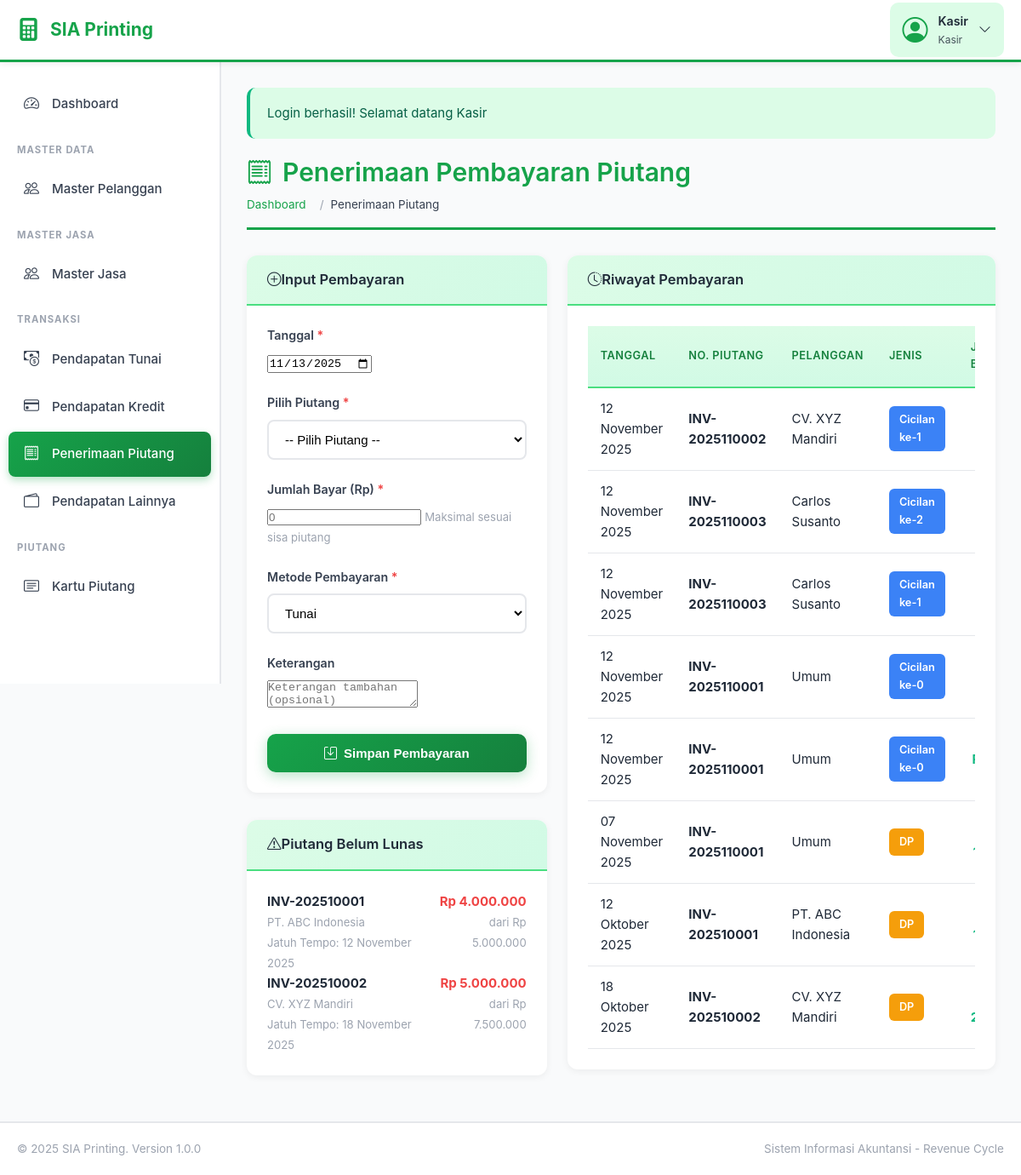
/penerimaan-piutang.php (signed in), run on the app's committed database.
### tables this page shows
CREATE TABLE `piutang` (
  `id_piutang` int(11) NOT NULL,
  `no_piutang` varchar(50) NOT NULL,
  `tanggal` date NOT NULL,
  `id_pelanggan` int(11) NOT NULL,
  `jenis_jasa` varchar(100) NOT NULL,
  `kategori` varchar(50) NOT NULL,
  `total` decimal(15,2) NOT NULL,
  `dibayar` decimal(15,2) DEFAULT 0.00,
  `sisa` decimal(15,2) NOT NULL,
  `jatuh_tempo` date NOT NULL,
  `syarat_kredit` varchar(100) DEFAULT 'Net 30',
  `status` enum('Belum Lunas','Lunas') DEFAULT 'Belum Lunas',
  `created_by` int(11) DEFAULT NULL,
  `created_at` timestamp NOT NULL DEFAULT current_timestamp()
);

CREATE TABLE `master_pelanggan` (
  `id_pelanggan` int(11) NOT NULL,
  `nama_pelanggan` varchar(100) NOT NULL,
  `alamat` text DEFAULT NULL,
  `telepon` varchar(20) DEFAULT NULL,
  `email` varchar(100) DEFAULT NULL,
  `created_at` timestamp NOT NULL DEFAULT current_timestamp()
);

CREATE TABLE `pembayaran_piutang` (
  `id_pembayaran` int(11) NOT NULL,
  `tanggal` date NOT NULL,
  `id_piutang` int(11) NOT NULL,
  `jumlah_bayar` decimal(15,2) NOT NULL,
  `is_dp` tinyint(1) DEFAULT 0,
  `cicilan_ke` int(11) DEFAULT 0,
  `metode_pembayaran` varchar(50) NOT NULL,
  `keterangan` text DEFAULT NULL,
  `created_by` int(11) DEFAULT NULL,
  `created_at` timestamp NOT NULL DEFAULT current_timestamp()
);

### penerimaan-piutang.php (the view, shortened to what this page needs)
<?php
require_once 'config.php';
$piutang_list = $conn->query("SELECT p.*, mp.nama_pelanggan,
                               (SELECT COUNT(*) FROM pembayaran_piutang WHERE id_piutang = p.id_piutang AND is_dp = 0) as jumlah_cicilan
                               FROM piutang p
                               LEFT JOIN master_pelanggan mp ON p.id_pelanggan = mp.id_pelanggan
                               WHERE p.status = 'Belum Lunas'
                               ORDER BY p.tanggal ASC");
$recent = $conn->query("SELECT pp.*, p.no_piutang, mp.nama_pelanggan,
                        CASE WHEN pp.is_dp = 1 THEN 'DP' ELSE CONCAT('Cicilan ke-', pp.cicilan_ke) END as jenis_bayar
                        FROM pembayaran_piutang pp
                        JOIN piutang p ON pp.id_piutang = p.id_piutang
                        LEFT JOIN master_pelanggan mp ON p.id_pelanggan = mp.id_pelanggan
                        ORDER BY pp.created_at DESC LIMIT 15");
include 'includes/header.php';
?>
<div class="page-title">
    <h1><i class="bi bi-receipt me-2"></i>Penerimaan Pembayaran Piutang</h1>
    <nav aria-label="breadcrumb">
        <ol class="breadcrumb">
            <li class="breadcrumb-item"><a href="dashboard.php">Dashboard</a></li>
            <li class="breadcrumb-item active">Penerimaan Piutang</li>
        </ol>
    </nav>
</div>
<div class="row">
    <div class="col-lg-5">
        <div class="card">
            <div class="card-header">
                <h5 class="mb-0"><i class="bi bi-plus-circle me-2"></i>Input Pembayaran</h5>
            </div>
            <div class="card-body">
                <form method="POST" action="" id="formBayar">
                    <div class="mb-3">
                        <label class="form-label">Tanggal <span class="text-danger">*</span></label>
                        <input type="date" name="tanggal" class="form-control"
                               value="<?php echo date('Y-m-d'); ?>" required>
                    </div>
                    <div class="mb-3">
                        <label class="form-label">Pilih Piutang <span class="text-danger">*</span></label>
                        <select name="id_piutang" id="selectPiutang" class="form-select" required>
                            <option value="">-- Pilih Piutang --</option>
                            <?php
                            $piutang_list->data_seek(0);
                            ?>
                        </select>
                    </div>
                    <div class="mb-3">
                        <label class="form-label">Jumlah Bayar (Rp) <span class="text-danger">*</span></label>
                        <input type="text" name="jumlah_bayar" id="jumlahBayar" class="form-control"
                               placeholder="0" required min="0" step="100">
                        <small class="text-muted">Maksimal sesuai sisa piutang</small>
                    </div>
                    <div class="mb-3">
                        <label class="form-label">Metode Pembayaran <span class="text-danger">*</span></label>
                        <select name="metode_pembayaran" class="form-select" required>
                            <option value="Tunai">Tunai</option>
                        </select>
                    </div>
                    <div class="mb-3">
                        <label class="form-label">Keterangan</label>
                        <textarea name="keterangan" class="form-control" rows="2"
                                  placeholder="Keterangan tambahan (opsional)"></textarea>
                    </div>
                    <button type="submit" class="btn btn-primary w-100">
                        <i class="bi bi-save me-2"></i>Simpan Pembayaran
                    </button>
                </form>
            </div>
        </div>
        <div class="card mt-4">
            <div class="card-header">
                <h5 class="mb-0"><i class="bi bi-exclamation-triangle me-2"></i>Piutang Belum Lunas</h5>
            </div>
            <div class="card-body">
                <?php
                $piutang_list->data_seek(0);
                if ($piutang_list->num_rows > 0):
                ?>
                    <div class="list-group">
                        <?php while ($p = $piutang_list->fetch_assoc()): ?>
                            <div class="list-group-item">
                                <div class="d-flex justify-content-between align-items-start">
                                    <div>
                                        <strong><?php echo $p['no_piutang']; ?></strong><br>
                                        <small class="text-muted"><?php echo $p['nama_pelanggan']; ?></small><br>
                                        <small class="text-muted">
                                            Jatuh Tempo: <?php echo format_tanggal($p['jatuh_tempo']); ?>
                                        </small>
                                    </div>
                                    <div class="text-end">
                                        <div class="fw-bold text-danger">
                                            <?php echo format_rupiah($p['sisa']); ?>
                                        </div>
                                        <small class="text-muted">
                                            dari <?php echo format_rupiah($p['total']); ?>
                                        </small>
                                    </div>
                                </div>
                            </div>
                        <?php endwhile; ?>
                    </div>
                <?php endif; ?>
            </div>
        </div>
    </div>
    <div class="col-lg-7">
        <div class="card">
            <div class="card-header">
                <h5 class="mb-0"><i class="bi bi-clock-history me-2"></i>Riwayat Pembayaran</h5>
            </div>
            <div class="card-body">
                <div class="table-responsive">
                    <table class="table table-hover">
                        <thead>
                            <tr>
                                <th>Tanggal</th>
                                <th>No. Piutang</th>
                                <th>Pelanggan</th>
                                <th>Jenis</th>
                                <th class="text-end">Jumlah Bayar</th>
                            </tr>
                        </thead>
                        <tbody>
                            <?php if ($recent->num_rows > 0): ?>
                                <?php while ($row = $recent->fetch_assoc()): ?>
                                    <tr>
                                        <td><?php echo format_tanggal($row['tanggal']); ?></td>
                                        <td><strong><?php echo $row['no_piutang']; ?></strong></td>
                                        <td><?php echo $row['nama_pelanggan']; ?></td>
                                        <td>
                                            <span class="badge <?php echo ($row['is_dp'] == 1) ? 'bg-warning' : 'bg-info'; ?>">
                                                <?php echo $row['jenis_bayar']; ?>
                                            </span>
                                        </td>
                                        <td class="text-end fw-bold text-success">
                                        </td>
                                    </tr>
                                <?php endwhile; ?>
                            <?php endif; ?>
                        </tbody>
                    </table>
                </div>
            </div>
        </div>
    </div>
</div>
<?php include 'includes/footer.php'; ?>

### assets/css/style.css (style rules this page uses)
* { margin: 0; padding: 0; box-sizing: border-box; }
:root { --primary-green: #16a34a; --dark-green: #15803d; --light-green: #4ade80; --very-light-green: #dcfce7; --accent-blue: #3b82f6; --dark-blue: #1e40af; --white: #ffffff; --off-white: #f9fafb; --light-gray: #e5e7eb; --medium-gray: #9ca3af; --dark-gray: #374151; --text-dark: #1f2937; --danger: #ef4444; --warning: #f59e0b; --success: #10b981; }
html, body { font-family: -apple-system, BlinkMacSystemFont, "Segoe UI", Roboto, "Helvetica Neue", Arial, sans-serif; background: var(--off-white); color: var(--text-dark); line-height: 1.6; font-size: 15px; }
body { min-height: 100vh; }
a { text-decoration: none; color: var(--primary-green); }
h1, h2, h3, h4, h5, h6 { font-weight: 600; line-height: 1.3; color: var(--text-dark); }
h1 { font-size: 2rem; }
h5 { font-size: 1.1rem; }
small { font-size: 0.875rem; }
.form-label { display: block; margin-bottom: 8px; font-weight: 600; color: var(--dark-gray); font-size: 0.95rem; }
.btn { padding: 14px 24px; border: none; border-radius: 10px; font-size: 1rem; font-weight: 600; cursor: pointer; transition: all 0.3s ease; display: inline-flex; align-items: center; justify-content: center; gap: 8px; text-align: center; }
.btn-primary { background: linear-gradient(135deg, var(--primary-green), var(--dark-green)); color: var(--white); width: 100%; box-shadow: 0 4px 15px rgba(22, 163, 74, 0.3); }
.page-title { margin-bottom: 30px; padding-bottom: 15px; border-bottom: 3px solid var(--primary-green); }
.page-title h1 { color: var(--primary-green); margin-bottom: 8px; display: flex; align-items: center; gap: 12px; }
.breadcrumb { display: flex; gap: 8px; font-size: 0.9rem; color: var(--medium-gray); list-style: none; }
.breadcrumb-item { display: flex; align-items: center; gap: 8px; }
.breadcrumb-item::after { content: '/'; margin-left: 8px; }
.breadcrumb-item:last-child::after { content: ''; }
.breadcrumb-item.active { color: var(--dark-gray); }
.card { background: var(--white); border-radius: 12px; box-shadow: 0 2px 8px rgba(0, 0, 0, 0.06); margin-bottom: 24px; overflow: hidden; transition: all 0.3s ease; }
.card-header { padding: 18px 24px; background: linear-gradient(135deg, var(--very-light-green), #d1fae5); border-bottom: 2px solid var(--light-green); font-weight: 600; color: var(--dark-green); }
.card-body { padding: 24px; }
.row { display: flex; flex-wrap: wrap; margin: 0 -12px; }
.col-lg-5 { flex: 0 0 41.666%; max-width: 41.666%; padding: 0 12px; }
.col-lg-7 { flex: 0 0 58.333%; max-width: 58.333%; padding: 0 12px; }
.table-responsive { overflow-x: auto; }
.table { width: 100%; border-collapse: collapse; background: var(--white); }
.table thead th { background: linear-gradient(to bottom, var(--very-light-green), #d1fae5); color: var(--dark-green); font-weight: 600; text-transform: uppercase; font-size: 0.85rem; letter-spacing: 0.5px; padding: 15px; text-align: left; border-bottom: 2px solid var(--light-green); }
.table tbody td { padding: 12px 15px; border-bottom: 1px solid var(--light-gray); }
.badge { display: inline-block; padding: 6px 12px; font-size: 0.85rem; font-weight: 600; border-radius: 6px; }
.bg-warning { background: var(--warning); color: var(--white); }
.bg-info { background: var(--accent-blue); color: var(--white); }
.form-select { width: 100%; padding: 12px 15px; border: 2px solid var(--light-gray); border-radius: 8px; font-size: 1rem; transition: all 0.3s ease; background: var(--white); }
.text-end { text-align: right; }
.text-success { color: var(--success); }
.text-danger { color: var(--danger); }
.text-muted { color: var(--medium-gray); }
.fw-bold { font-weight: 700; }
.mb-0 { margin-bottom: 0; }
.mb-3 { margin-bottom: 24px; }
.mt-4 { margin-top: 32px; }
.d-flex { display: flex; }
.justify-content-between { justify-content: space-between; }

### data on the page
piutang: no_piutang "INV-202510001", id_pelanggan.nama_pelanggan "PT. ABC Indonesia", jatuh_tempo "12 November 2025", sisa "Rp 4.000.000", total "Rp 5.000.000"
piutang: no_piutang "INV-202510002", id_pelanggan.nama_pelanggan "CV. XYZ Mandiri", jatuh_tempo "18 November 2025", sisa "Rp 5.000.000", total "Rp 7.500.000"
pembayaran_piutang: tanggal "12 November 2025", id_piutang.no_piutang "INV-2025110002", master_pelanggan.nama_pelanggan "CV. XYZ Mandiri", jenis_bayar "Cicilan ke-1"
pembayaran_piutang: tanggal "12 November 2025", id_piutang.no_piutang "INV-2025110003", master_pelanggan.nama_pelanggan "Carlos Susanto", jenis_bayar "Cicilan ke-2"
pembayaran_piutang: tanggal "12 November 2025", id_piutang.no_piutang "INV-2025110003", master_pelanggan.nama_pelanggan "Carlos Susanto", jenis_bayar "Cicilan ke-1"
pembayaran_piutang: tanggal "12 November 2025", id_piutang.no_piutang "INV-2025110001", master_pelanggan.nama_pelanggan "Umum", jenis_bayar "Cicilan ke-0"
pembayaran_piutang: tanggal "12 November 2025", id_piutang.no_piutang "INV-2025110001", master_pelanggan.nama_pelanggan "Umum", jenis_bayar "Cicilan ke-0"
pembayaran_piutang: tanggal "07 November 2025", id_piutang.no_piutang "INV-2025110001", master_pelanggan.nama_pelanggan "Umum", jenis_bayar "DP"
pembayaran_piutang: tanggal "12 Oktober 2025", id_piutang.no_piutang "INV-202510001", master_pelanggan.nama_pelanggan "PT. ABC Indonesia", jenis_bayar "DP"
pembayaran_piutang: tanggal "18 Oktober 2025", id_piutang.no_piutang "INV-202510002", master_pelanggan.nama_pelanggan "CV. XYZ Mandiri", jenis_bayar "DP"

### other printed values
APP_NAME "SIA Printing"
$_SESSION['nama'] "Kasir"
$_SESSION['user_role'] "Kasir"
$alert['message'] "Login berhasil! Selamat datang Kasir"
APP_VERSION "1.0.0"
